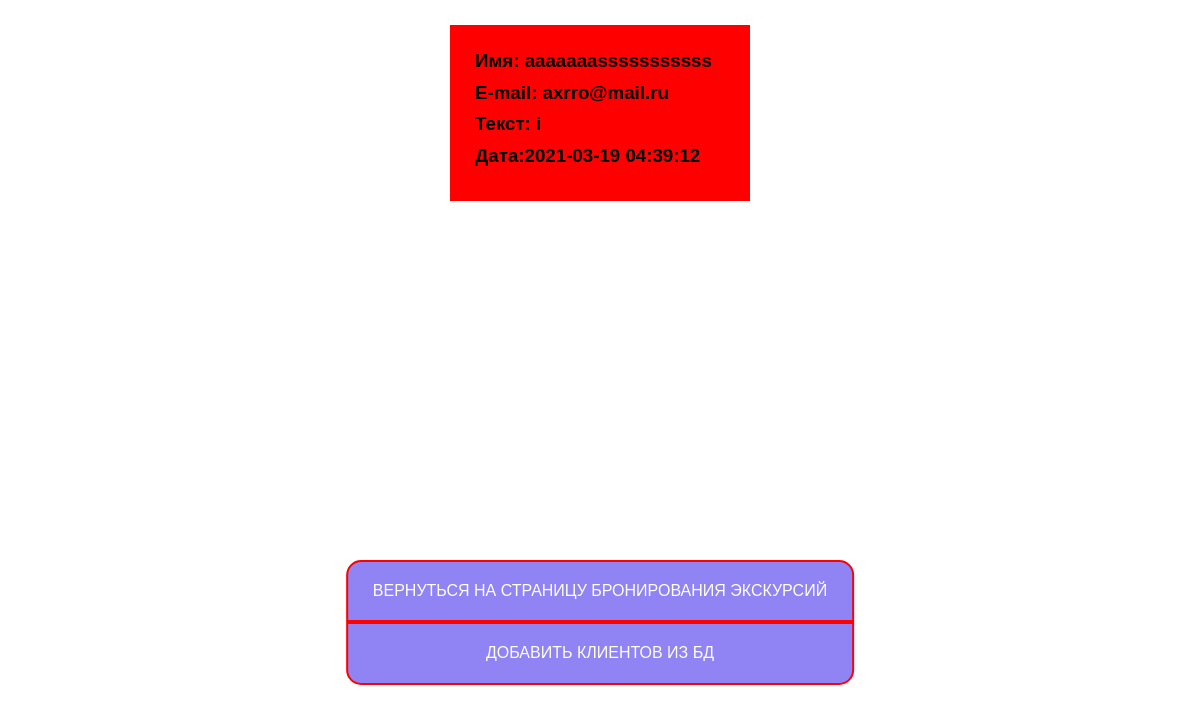
Screenshot of /book.php with the database file from the repository.
### tables this page shows
CREATE TABLE IF NOT EXISTS `book` (
  `ID` int(11) NOT NULL AUTO_INCREMENT,
  `fio` varchar(255) NOT NULL,
  `email` varchar(255) NOT NULL,
  `text` text NOT NULL,
  `date_create` datetime NOT NULL,
  PRIMARY KEY (`ID`)
);

### book.php (the view, shortened to what this page needs)
<?php
     include($_SERVER['DOCUMENT_ROOT']."/header.php");
     include($_SERVER['DOCUMENT_ROOT']."/db.php");
?>
    <link rel="stylesheet" href="css/book/style_book.css">
 <?php
        $sql_cards = "SELECT * FROM book  ORDER BY id LIMIT 1";
        $result_cards = mysqli_query($link, $sql_cards);
        while( $data_card = mysqli_fetch_assoc($result_cards) ){
            $template['data'][] = $data_card;
        }
    ?>
    <?php if($template['data'] == true) :?>
        <div class="book">
            <div class="wrapper">
                <div class="wrapper-content"  id="articles">
                    <?php  foreach( $template['data'] as $card_row ):  ?>
                        <div class="content">
                            <h3>Имя: <?= $card_row['fio'] ?></h3>
                            <h3>E-mail: <?= $card_row['email'] ?></h3>
                            <h3>Текст: <?= $card_row['text'] ?></h3>
                            <h3>Дата:<?=  $card_row['date_create'] ?></h3>
                        </div>
                    <?php endforeach;?>
                </div>
                <div class="return">
                    <a href="tours.php">ВЕРНУТЬСЯ НА СТРАНИЦУ БРОНИРОВАНИЯ ЭКСКУРСИЙ</a>
                    <div id="more">ДОБАВИТЬ КЛИЕНТОВ ИЗ БД</div>
                </div>
            </div>
        </div>
<?php endif; ?>
    </body>
</html>

### css/header/style_header.css (style rules this page uses)
* { margin: 0; padding: 0; border: 0; font-family: Arial; }
html, body { overflow-x: hidden; }

### css/index/style.css (style rules this page uses)
* { margin: 0; padding: 0; border: 0; font-family: Arial; }

### css/tours/style_tours.css (style rules this page uses)
* { margin: 0; padding: 0; border: 0; font-family: Arial; }

### css/contacts/style_contacts.css (style rules this page uses)
* { margin: 0; padding: 0; border: 0; font-family: Arial; }

### css/book/style_book.css (style rules this page uses)
* { margin: 0; padding: 0; border: 0; font-family: Arial; }
.book .wrapper { margin: 0 auto; }
.book .wrapper-content { display: -webkit-box; display: -ms-flexbox; display: flex; -webkit-box-pack: center; -ms-flex-pack: center; justify-content: center; -ms-flex-wrap: wrap; flex-wrap: wrap; }
.book .wrapper .content { -ms-flex-preferred-size: 250px; flex-basis: 250px; background: red; padding: 25px; margin: 25px 15px 15px 15px; }
.book h3 { margin-bottom: 10px; }
.book .return { position: fixed; display: -webkit-box; display: -ms-flexbox; display: flex; -webkit-box-orient: vertical; -webkit-box-direction: normal; -ms-flex-direction: column; flex-direction: column; right: 50%; bottom: 90px; -webkit-transform: translate(50%, -50%); transform: translate(50%, -50%); height: 100px; text-align: center; -webkit-transition: 3s all; transition: 3s all; }
.book .return a { background: rgba(35, 9, 233, 0.5); padding: 20px 25px; border: 2px solid red; border-radius: 15px 15px 0 0; text-decoration: none; color: #fff; }
.book .return div#more { background: rgba(35, 9, 233, 0.5); padding: 20px 25px; border: 2px solid red; border-radius: 0 0 15px 15px; text-decoration: none; color: #fff; cursor: pointer; }

### css/subscriber/style_subscriber.css (style rules this page uses)
* { margin: 0; padding: 0; border: 0; font-family: Arial; }

### css/footer/style_footer.css (style rules this page uses)
* { margin: 0; padding: 0; border: 0; font-family: Arial; }

### css/error/style_error.css (style rules this page uses)
* { margin: 0; padding: 0; border: 0; font-family: Arial; }

### css/comments/style_comments.css (style rules this page uses)
* { margin: 0; padding: 0; border: 0; font-family: Arial; }

### rows the page displays
book: fio "aaaaaaasssssssssss", email "axrro@mail.ru", text "i", date_create "2021-03-19 04:39:12"
